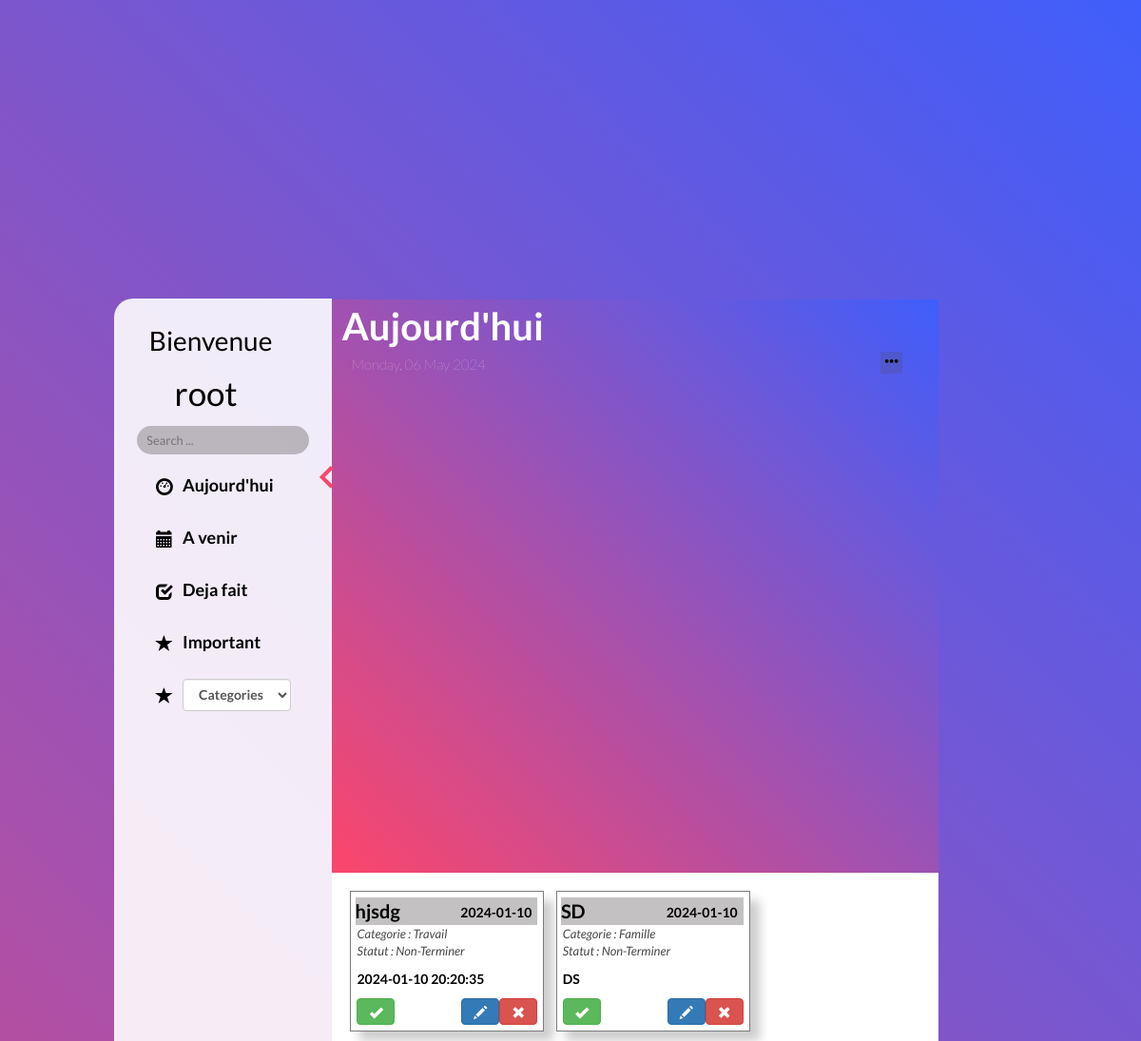
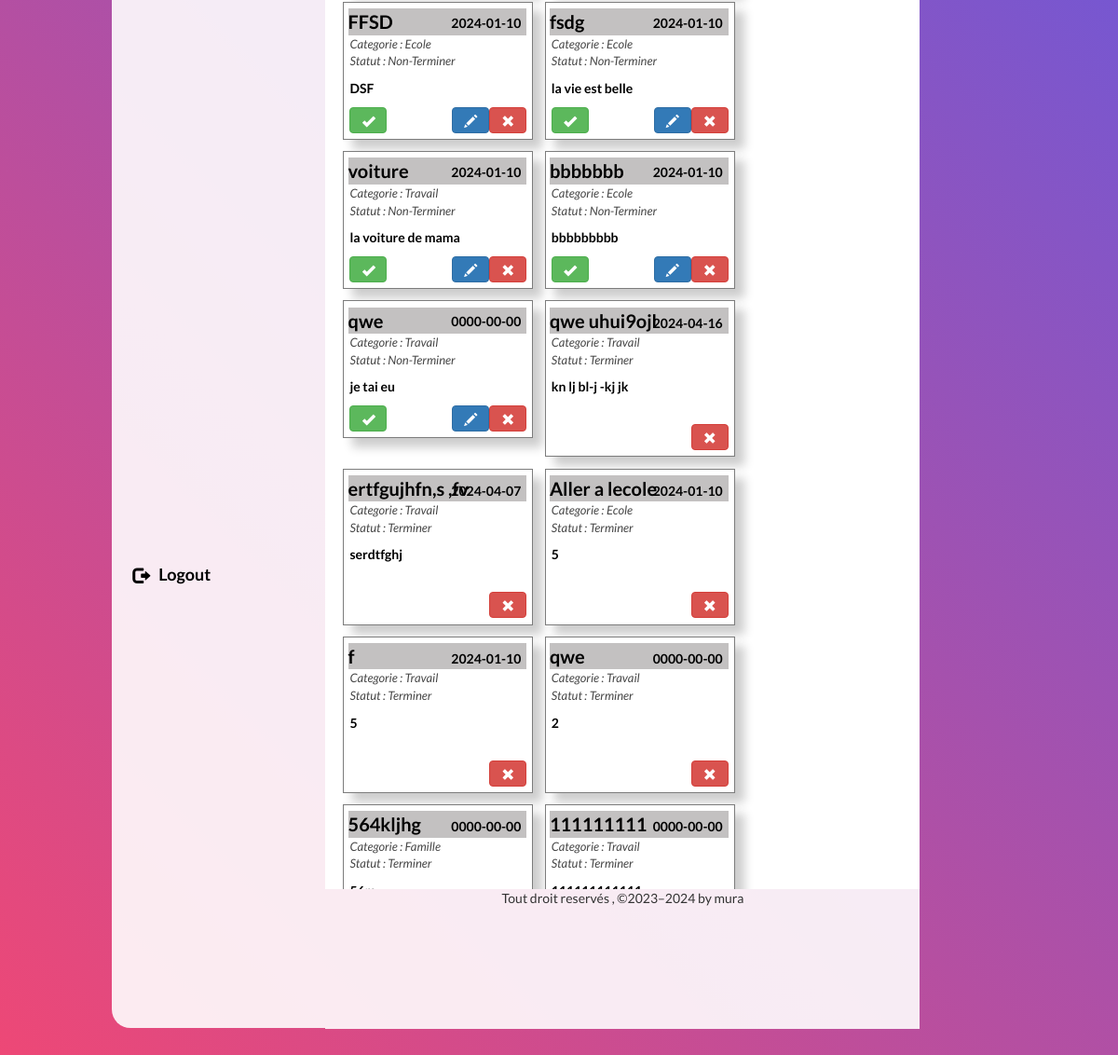
The app's page /index.php (signed in) with its own data (2 pictures, top to bottom).
### tables this page shows
CREATE TABLE `user` (
  `id_user` int(11) NOT NULL,
  `name_user` varchar(20) DEFAULT NULL,
  `email` varchar(50) DEFAULT NULL,
  `password` varchar(20) DEFAULT NULL
);

CREATE TABLE `task` (
  `id_task` int(11) NOT NULL,
  `name_task` varchar(20) DEFAULT NULL,
  `hour` date DEFAULT NULL,
  `description` text DEFAULT NULL,
  `id_user` int(11) DEFAULT NULL,
  `id_category` int(11) DEFAULT NULL,
  `fait` tinyint(1) NOT NULL DEFAULT 0
);

CREATE TABLE `categories` (
  `id_category` int(11) NOT NULL,
  `name_category` varchar(20) DEFAULT NULL
);

### index.php (the view, shortened to what this page needs)
<?php
$db = database::connect();
$id_user= $_SESSION['id_user'];
$checkUser = $db->query("SELECT * FROM user WHERE id_user = '$id_user' ");
$user = $checkUser->fetch();
?>
<!DOCTYPE html>
<html lang="en">
<head>
    <link rel="stylesheet" href="https://maxcdn.bootstrapcdn.com/bootstrap/3.3.6/css/bootstrap.min.css">
    <link href='https://unpkg.com/boxicons@2.1.1/css/boxicons.min.css' rel='stylesheet'>
    <link rel="stylesheet" href="css/style1.css">
</head>
<body>
    <nav class="sidebar ">
        <header>
          <div class="image-text ">
              <p class=" text bienvenue ">Bienvenue  </p>
              <span class="name"> <?php echo $user['name_user'] ; ?>   </span>
              <i class='bx bx-chevron-right toggle'></i>
          </div>
        </header>
        <div class="menu-bar">
          <div class="menu">
            <li class="search-box text">
              <input type="text"  placeholder="Search ...">
            </li>
            <ul class="menu-links">
              <li class="nav-link">
                <a href="#">
                  <i class=' glyphicon glyphicon-dashboard glyphiconHover'></i>
                  <span class="text nav-text">Aujourd'hui</span>
                </a>
              </li>
              <li class="nav-link">
                <a href="#">
                    <i class="glyphicon glyphicon-calendar">  </i>
                  <span class="text nav-text">A venir</span>
                </a>
              </li>
              <li class="nav-link">
                <a href="#">
                  <i class='glyphicon glyphicon-check '></i>
                  <span class="text nav-text">Deja fait</span>
                </a>
              </li>
              <li class="nav-link">
                <a href="#">
                  <i class='glyphicon glyphicon-star '></i>
                  <span class="text nav-text">Important</span>
                </a>
            </li>
            <li class="nav-link">
                <a href="#">
                  <i class='glyphicon glyphicon-star '></i>
                  <span class="text nav-text">
                  <?php
         echo' <select class="form-control"  name="id_category">';
            $db = Database::connect();
            echo'<option >Categories </option>';
            echo" </select>"
            ?>
                  </span>
                </a>
            </li>
            </ul>
          </div>
        </div>
    <div class="bottom-logout">
            <li class="">
              <a href="php/deconnection.php">
                <i class="glyphicon glyphicon-log-out "></i>
                <span class="text nav-text "> Logout</span>
              </a>
            </li>
          </div>
      </nav>
      <div class="welcome">
<header class="topup" >
        <p class="ongletTitle"> Aujourd'hui</p>
        <?php
$date = new DateTime();
$day = $date->format('d');
$dayOfWeek= $date->format('l');
$year = $date->format('Y');
$monthName = $date->format('F');
                ?>
        <p class="ongletDate"> <?php echo "$dayOfWeek" . ", "  . "$day $monthName $year" ?> <span class="glyphicon glyphicon-option-horizontal option"></span> </p>
  </header>
      <?php
      echo' <div class="listTask ">
      <div class="table">';
      $view_task = $db->prepare('SELECT * FROM task WHERE id_user =? ORDER BY task.hour DESC' );
      $view_task->execute(array($id_user));
      $view_task2 = $db->prepare('SELECT * FROM task WHERE id_user =? ORDER BY task.hour DESC' );
      $view_task2->execute(array($id_user));
      $view_task_any = $view_task->fetch();
      if ((int)$view_task_any < 1) {
          echo "  <strong> ( Vous n'avez encore creer aucune tache ) </strong>  ";
    echo " <a href='php/create_task.php?id_user=' . $id_user . '' class='glyphicon glyphicon-plus addTask'> <strong>Nouvelle Tache </strong></a>";
      } else {
                  while ($item =$view_task->fetch()) {
                     if (!$item['fait']==1) {
                       $view_category = $db->query('SELECT * FROM categories WHERE id_category= ' .$item['id_category'] );
                         $view_any_category=$view_category->fetch();
                         echo'<div class=" col-xs-12 col-sm-6 col-md-4  container_task">';
                         echo'<div class="title_task">
                         <strong> '.$item["name_task"].' </strong>
                         </div>';
                         echo'<div class="category_task">
                         <p> Categorie : '.$view_any_category ["name_category"].' </p>
                         </div>';
                         echo'<div class="statut_task">
                         <p> Statut : Non-Terminer </p>
                         </div>';
                          echo'<div class="hour_task">
                          <p>  '.$item["hour"].' </p>
                          </div>';
                         echo'<div class="description_task">
                         <p>  '.$item["description"].' </p>
                         </div>';
                         echo "<span> <a class='btn btn-success' href='php/fait.php?id_task=". $item['id_task'] . "' ><span class='glyphicon glyphicon-ok'></span></a> ";
                         echo ' <a href="php/delete.php?id_task=' . $item["id_task"] . '?id_user=' . $item["id_user"] . '" class="btn btn-danger">
                                <span class="glyphicon glyphicon-remove"></span>
                                </a>';
                        echo ' <a href="php/update.php?id_task=' . $item["id_task"] . '" class="btn btn-primary">
                                <span class="glyphicon glyphicon-pencil"></span>
                                </a> </span>';
                                echo'</div>';
                   }
                  }
                  while ($item2 =$view_task2->fetch()) {
                    if (!$item2['fait']==0) {
                      $view_category = $db->query('SELECT * FROM categories WHERE id_category= ' .$item2['id_category'] );
                        $view_any_category=$view_category->fetch();
                        echo'<div class="col-xs-12 col-sm-6 col-md-4   container_task">';
                          echo'<div class="title_task">
                          <strong> '.$item2["name_task"].' </strong>
                          </div>';
                          echo'<div class="category_task">
                          <p> Categorie : '.$view_any_category ["name_category"].' </p>
                          </div>';
                          echo'<div class="statut_task">
                          <p> Statut : Terminer </p>
                          </div>';
                          echo'<div class="description_task">
                          <p>'.$item2["description"].' </p>
                          </div>';
                          echo'<div class="hour_task">
                          <p> '.$item2["hour"].' </p>
                          </div>';
                           echo '<br> <a href="php/delete.php?id_task=' . $item2["id_task"] . '?id_user=' . $item2["id_user"] . '" class="btn btn-danger">
                               <span class="glyphicon glyphicon-remove"></span>
                               </a>';
                        echo'</div>';
                  }
                 }
              }
    echo'</div> ';
    echo'</div>';
      ?>
    <footer>
      <p> Tout droit reservés , ©2023–2024 by mura</p>
    </footer>
    </div>
</body>
</html>

### css/style1.css (style rules this page uses)
* { margin: 0; padding: 0; box-sizing: border-box; font-family: "lato" ,"Poppins", sans-serif; }
.sidebar header .toggle { position: absolute; top: 10%; right: -11px; transform: translateY(-50%) rotate(180deg); height: 30px; width: 30px; background: transparent; color: #FC466B; border-radius: 50%; display: flex; align-items: center; justify-content: center; font-size: 50px; cursor: pointer; transition: all 2s; }
.image-text { transition: 2s; font-size: 35px; font-family: "Poppins",Arial, Helvetica, sans-serif; text-align: center; margin-left: -20%; }
.bienvenue { display: flex; position: relative; text-align: left; justify-content: left; font-size: 80%; }
body { background: linear-gradient(45deg,#FC466B,#3F5EFB); height: 100vh; display: flex; justify-content: center; align-items: center; }
.sidebar { position: relative; height: 75%; width: 20%; padding: 10px 14px; background: rgba(255, 255, 255, .89); color: black; border-top-left-radius: 20px; border-bottom-left-radius: 20px; z-index: 100; transition: all 2s; margin-left: 10%; padding: 2%; }
.sidebar li { height: 30px; list-style: none; display: flex; align-items: center; margin-top: 10px; }
a i { margin-left: 10px; }
.sidebar ul li { height: 45px; list-style: none; display: flex; align-items: center; margin-top: 10px; }
.search-box input { height: 40%; width: 100%; outline: none; border: none; background: transparent; border-radius: 20px; font-size: 13px; }
.search-box { height: 40%; width: 100%; outline: none; border: none; background-color: rgba(80, 73, 73, 0.342); border-radius: 30px; font-size: 13px; }
.sidebar li a { list-style: none; background-color: transparent; display: flex; align-items: center; height: 70%; border-radius: 5px; width: 100%; text-decoration: none; transition: all 1s; color: black; font-weight: 549; font-size: 18px; padding-left: 10px; }
.text { padding-left: 10px; text-align: center; justify-content: center; }
.sidebar .menu-bar { height: 68%; display: flex; flex-direction: column; justify-content: space-between; overflow: scroll; }
.welcome { margin-top: -10.4%; background: rgba(255, 255, 255, 0); height: 75%; width: 75%; }
.bottom-logout { margin-left: -12%; }
.topup { padding-top: 0.001rem; position: relative; background:linear-gradient(45deg,#FC466B,#3F5EFB); width: 75%; height: 32%; }
.ongletTitle { margin-left: 10px; margin-top: 10%; font-weight: bold; font-size: 40px; font-style: "Poppins"; color: white; }
.ongletDate { margin-top: -1rem; margin-left: 20px; font-weight: 200; font-size: 15px; font-style: "Poppins"; color: black; color: rgba(255, 255, 255, .8); }
.option { background: #50494933; padding: 4px; margin-top: -25px; margin-left: 90%; color: black; cursor: pointer; transition: all 1s; }
.listTask { width: 75%; height: 60%; background: rgb(255, 255, 255); display: flex; flex-direction: column; overflow-y: auto; }
.table { width: 100%; height: 100%; background: rgb(255, 255, 255); display: block; padding: 2px 2px; background: rgb(255, 255, 255); color: black; padding: 2%; }
.container_task { position: relative; border: 1px solid rgba(0, 0, 0, 0.515); padding: 2px 2px; background: rgb(255, 255, 255); color: black; box-shadow: 10px 10px 10px rgba(0, 0, 0, 0.2); margin: 1%; padding: 1%; }
.title_task { font-weight: bold; margin-left: -1%; font-size: 20px; background: rgba(80, 73, 73, 0.342) ; }
.category_task { font-style: italic; font-size: 13px; color: rgb(71, 71, 71); }
.statut_task { margin-top: -10px; font-style: italic; font-size: 13px; color: rgb(71, 71, 71); }
.description_task { font-weight: bold; }
.btn-success { position: relative; float: left; }
.btn-danger { position: relative; float: right; }
.btn-primary { position: relative; float: right; }
.hour_task { font-weight: bold; position: absolute; right: 6%; top:8% }
footer { background: rgba(255, 255, 255, 0.89); width: 75%; height: 8%; justify-content: center; text-align: center; }
option,select { position: relative; outline: none; background-color: transparent; }

### records on screen
user: name_user "root"
task: name_task "hjsdg", id_category.name_category "Travail", hour "2024-01-10", description "2024-01-10 20:20:35"
task: name_task "SD", id_category.name_category "Famille", hour "2024-01-10", description "DS"
task: name_task "FFSD", id_category.name_category "Ecole", hour "2024-01-10", description "DSF"
task: name_task "fsdg", id_category.name_category "Ecole", hour "2024-01-10", description "la vie est belle"
task: name_task "voiture", id_category.name_category "Travail", hour "2024-01-10", description "la voiture de mama"
task: name_task "bbbbbbb", id_category.name_category "Ecole", hour "2024-01-10", description "bbbbbbbbb"
task: name_task "qwe", id_category.name_category "Travail", hour "0000-00-00", description "je tai eu"
task: name_task "qwe uhui9ojl", id_category.name_category "Travail", description "kn lj bl-j -kj jk", hour "2024-04-16"
task: name_task "ertfgujhfn,s ,fv", id_category.name_category "Travail", description "serdtfghj", hour "2024-04-07"
task: name_task "Aller a lecole", id_category.name_category "Ecole", description "5", hour "2024-01-10"
task: name_task "f", id_category.name_category "Travail", description "5", hour "2024-01-10"
task: name_task "qwe", id_category.name_category "Travail", description "2", hour "0000-00-00"
task: name_task "564kljhg", id_category.name_category "Famille", hour "0000-00-00"
task: name_task "111111111", id_category.name_category "Travail", hour "0000-00-00"
